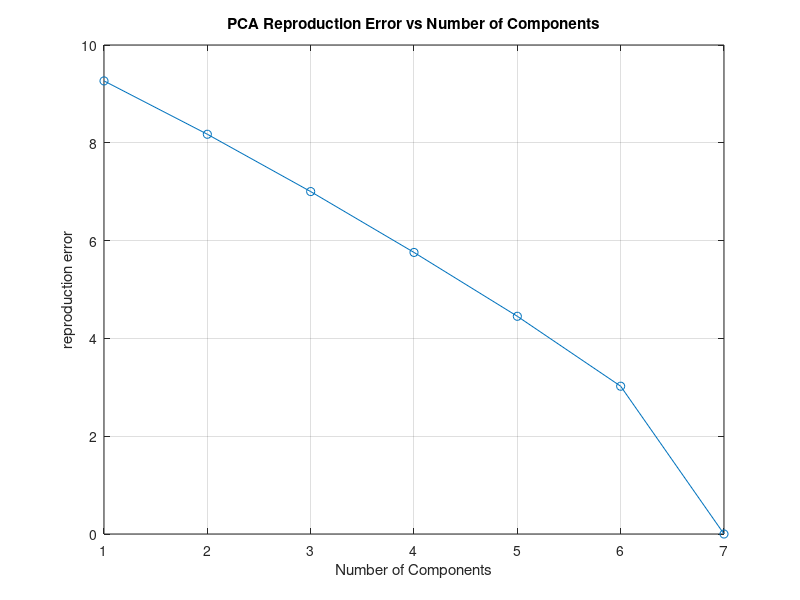
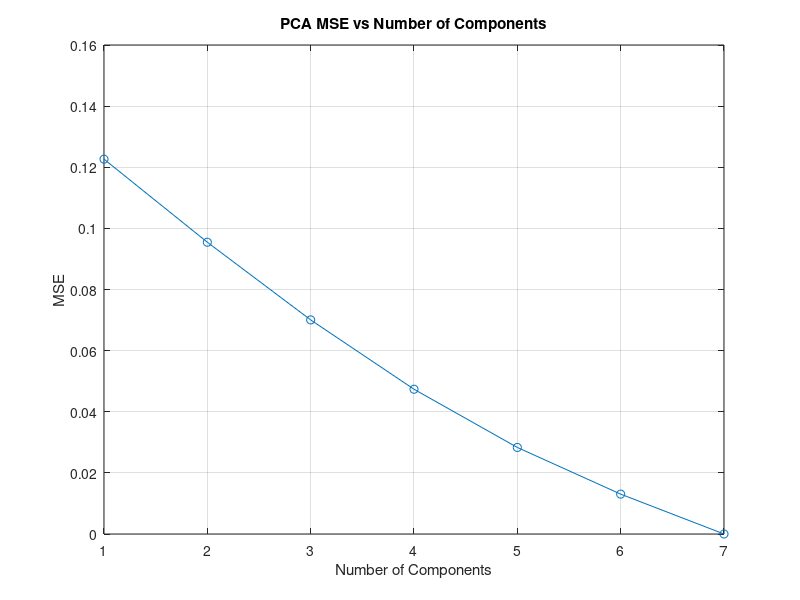

Reproduce these figures in MATLAB, in order.
clear all;
close all;
clc;

data = 5 + 0.4 * randn(100, 7);
num_comp = [1, 2, 3, 4, 5, 6, 7];
errors_reconstruction = zeros(1, length(num_comp));
errors_mse = zeros(1, length(num_comp));

for i = 1:length(num_comp)
    [coeff, score, latent, tsquared, explained, mu] = pca(data, "NumComponents", num_comp(i));
    data_pca = score * coeff' + mu;
    errors_reconstruction(i) = norm(data - data_pca, 'fro');
    errors_mse(i) = immse(data, data_pca);
end

figure(1);
plot(num_comp, errors_reconstruction, '-o');
xlabel('Number of Components');
ylabel('reproduction error');
title('PCA Reproduction Error vs Number of Components');
grid on;

figure(2);
plot(num_comp, errors_mse, '-o');
xlabel('Number of Components');
ylabel('MSE');
title('PCA MSE vs Number of Components');
grid on
